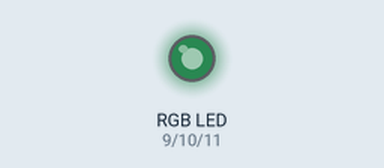
A sketch run on a simulated Arduino Uno, built with avr-gcc and run on an emulated ATmega328P. Parts: an RGB LED mixed from three pins (HIGH = lit). Dim RGB values are drawn brighter than linear.

Above: at 2.02 s.
At 6.12 s:
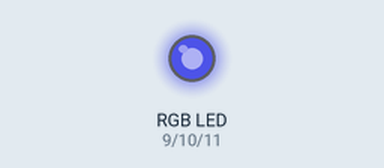
At 10.53 s:
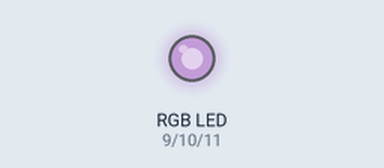
At 20.62 s:
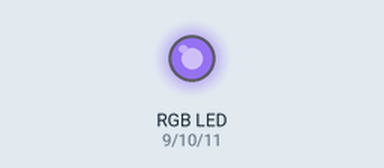
At 30.07 s:
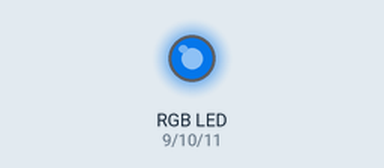
At 39.53 s:
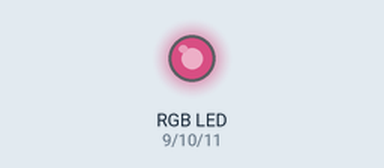
Timing chart, 0 to 40.0 s (numbered marks = the images above):
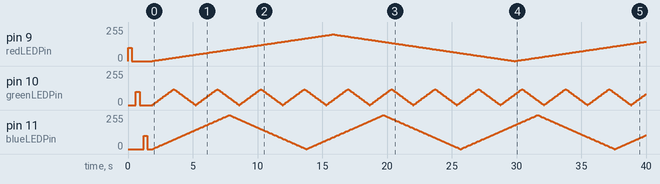

The sketch:

06b_RGB_SimpleFade.ino
```cpp
/*
Example Code - ST 12/16/2018

single RGB LED - common anode (negative)
using pins 9, 10, 11
simple test to fade 3 channels LED

  This example code modified from: https://www.arduino.cc/en/Tutorial/BuiltInExamples/Fade
*/

int brightness = 0;    // how bright the LED is
int redBrightness = 0;
int greenBrightness = 0;
int blueBrightness = 0;

int fadeAmount = 5;    // how many points to fade the LED by
int redFadeAmount = 1;
int greenFadeAmount = 5;
int blueFadeAmount = 3;

const int redLEDPin = 9;     // LED connected to pin 9
const int greenLEDPin = 10;  // LED connected to pin 10
const int blueLEDPin = 11;    // LED connected to pin 11

void setup() {
  // initialize serial communications at 9600 bps:
  Serial.begin(9600);

  // set the digital pins as outputs
  pinMode(greenLEDPin,OUTPUT);
  pinMode(redLEDPin,OUTPUT);
  pinMode(blueLEDPin,OUTPUT);

  TestEm();
}

void loop() {

// set the brightness of RED - pin 9:
  analogWrite(redLEDPin, redBrightness);

  // change the brightness for next time through the loop:
  redBrightness = redBrightness + redFadeAmount;

  // reverse the direction of the fading at the ends of the fade:
  // range scaled just because: 0-255 changed to 0-100
  if (redBrightness == 0 || redBrightness == 200) {
    redFadeAmount = -redFadeAmount ;
  }
  // wait for 30 milliseconds to see the dimming effect
  delay(30);

 // set the brightness of Green - pin 10:
  analogWrite(greenLEDPin, greenBrightness);

  // change the brightness for next time through the loop:
  greenBrightness = greenBrightness + greenFadeAmount;

  // reverse the direction of the fading at the ends of the fade:
  if (greenBrightness == 0 || greenBrightness == 120) {
    greenFadeAmount = -greenFadeAmount ;
  }
  // wait for 30 milliseconds to see the dimming effect
  delay(10);

  // set the brightness of BLUE - pin 11:
  analogWrite(blueLEDPin, blueBrightness);

  // change the brightness for next time through the loop:
  blueBrightness = blueBrightness + blueFadeAmount;

  // reverse the direction of the fading at the ends of the fade:
  if (blueBrightness == 0 || blueBrightness == 255) {
    blueFadeAmount = -blueFadeAmount ;
  }
  // wait for 30 milliseconds to see the dimming effect
  delay(30);


// Fade;
}

// ---------------------------------
void AllOff (){
  analogWrite(redLEDPin, 0);
  analogWrite(greenLEDPin, 0);
  analogWrite(blueLEDPin, 0);
}
// ---------------------------------

// ---------------------------------
void TestEm() {
  //Test the LED.
  analogWrite(redLEDPin, 100);
  delay(300);
  analogWrite(redLEDPin, 0);
  delay(300);
  analogWrite(greenLEDPin, 100);
  delay(300);
  analogWrite(greenLEDPin, 0);
  delay(300);
  analogWrite(blueLEDPin, 100);
  delay(300);
  analogWrite(blueLEDPin, 0);
  delay(300);
}
// ---------------------------------
```
